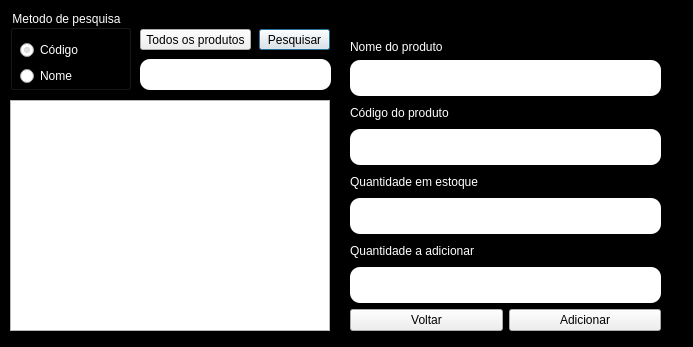
<?xml version="1.0" encoding="UTF-8"?>
<ui version="4.0">
 <class>gestao_inserir</class>
 <widget class="QDialog" name="gestao_inserir">
  <property name="geometry">
   <rect>
    <x>0</x>
    <y>0</y>
    <width>693</width>
    <height>347</height>
   </rect>
  </property>
  <property name="windowTitle">
   <string>Dialog</string>
  </property>
  <property name="styleSheet">
   <string notr="true">QDialog{
background-color:#000;
}


QLineEdit{
background-color:#fff;
color:#000;
padding:10px;
border-radius:10px;
borde:1px solid #fff;
}

QLabel{
color:#fff
}</string>
  </property>
  <widget class="QTableWidget" name="tw_gi_mostraPesquisa">
   <property name="geometry">
    <rect>
     <x>10</x>
     <y>100</y>
     <width>320</width>
     <height>231</height>
    </rect>
   </property>
  </widget>
  <widget class="QGroupBox" name="groupBox">
   <property name="geometry">
    <rect>
     <x>10</x>
     <y>10</y>
     <width>121</width>
     <height>80</height>
    </rect>
   </property>
   <property name="styleSheet">
    <string notr="true">color:#fff</string>
   </property>
   <property name="title">
    <string>Metodo de pesquisa</string>
   </property>
   <widget class="QWidget" name="layoutWidget">
    <property name="geometry">
     <rect>
      <x>10</x>
      <y>30</y>
      <width>60</width>
      <height>46</height>
     </rect>
    </property>
    <layout class="QVBoxLayout" name="verticalLayout">
     <item>
      <widget class="QRadioButton" name="rb_gi_cod">
       <property name="styleSheet">
        <string notr="true">color:#fff</string>
       </property>
       <property name="text">
        <string>Código</string>
       </property>
       <property name="checked">
        <bool>true</bool>
       </property>
      </widget>
     </item>
     <item>
      <widget class="QRadioButton" name="rb_gi_nome">
       <property name="styleSheet">
        <string notr="true">color:#fff</string>
       </property>
       <property name="text">
        <string>Nome</string>
       </property>
      </widget>
     </item>
    </layout>
   </widget>
  </widget>
  <widget class="QPushButton" name="btn_gi_pesquisar">
   <property name="geometry">
    <rect>
     <x>259</x>
     <y>29</y>
     <width>71</width>
     <height>21</height>
    </rect>
   </property>
   <property name="text">
    <string>Pesquisar</string>
   </property>
  </widget>
  <widget class="QLineEdit" name="txt_gi_pesquisa">
   <property name="geometry">
    <rect>
     <x>140</x>
     <y>59</y>
     <width>191</width>
     <height>31</height>
    </rect>
   </property>
  </widget>
  <widget class="QWidget" name="layoutWidget">
   <property name="geometry">
    <rect>
     <x>350</x>
     <y>40</y>
     <width>311</width>
     <height>291</height>
    </rect>
   </property>
   <layout class="QVBoxLayout" name="verticalLayout_5">
    <item>
     <layout class="QHBoxLayout" name="horizontalLayout">
      <item>
       <layout class="QVBoxLayout" name="verticalLayout_2">
        <item>
         <layout class="QVBoxLayout" name="verticalLayout_3">
          <item>
           <widget class="QLabel" name="label_2">
            <property name="text">
             <string>Nome do produto</string>
            </property>
           </widget>
          </item>
          <item>
           <widget class="QLineEdit" name="txt_gi_nome"/>
          </item>
         </layout>
        </item>
        <item>
         <widget class="QLabel" name="label">
          <property name="text">
           <string>Código do produto</string>
          </property>
         </widget>
        </item>
        <item>
         <widget class="QLineEdit" name="txt_gi_codigo"/>
        </item>
        <item>
         <widget class="QLabel" name="label_3">
          <property name="text">
           <string>Quantidade em estoque</string>
          </property>
         </widget>
        </item>
        <item>
         <widget class="QLineEdit" name="txt_gi_qtde_estoque"/>
        </item>
        <item>
         <widget class="QLabel" name="label_4">
          <property name="text">
           <string>Quantidade a adicionar</string>
          </property>
         </widget>
        </item>
        <item>
         <widget class="QLineEdit" name="txt_gi_qtde_adicionar"/>
        </item>
       </layout>
      </item>
     </layout>
    </item>
    <item>
     <layout class="QVBoxLayout" name="verticalLayout_4"/>
    </item>
    <item>
     <layout class="QVBoxLayout" name="verticalLayout_7">
      <item>
       <layout class="QHBoxLayout" name="horizontalLayout_2">
        <item>
         <widget class="QPushButton" name="btn_gi_voltar">
          <property name="text">
           <string>Voltar</string>
          </property>
         </widget>
        </item>
        <item>
         <widget class="QPushButton" name="btn_gi_adicionar">
          <property name="text">
           <string>Adicionar</string>
          </property>
         </widget>
        </item>
       </layout>
      </item>
     </layout>
    </item>
   </layout>
  </widget>
  <widget class="QPushButton" name="pushButton">
   <property name="geometry">
    <rect>
     <x>140</x>
     <y>29</y>
     <width>111</width>
     <height>21</height>
    </rect>
   </property>
   <property name="text">
    <string>Todos os produtos</string>
   </property>
  </widget>
 </widget>
 <resources/>
 <connections/>
</ui>
